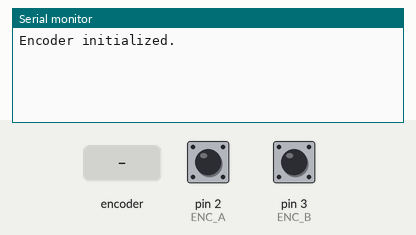
Bench run of a sketch on a simulated Arduino Uno, built with avr-gcc and run on an emulated ATmega328P. On the bench: the last lines printed to the serial monitor. The test bench sets the inputs (shaded band); at power-on: pin 2 (ENC_A) HIGH, pin 3 (ENC_B) HIGH.

Above: at 1.2 s.
1.3 s: rotary encoder on pin 2 (ENC_A) / pin 3 (ENC_B) turned 3 steps (first pin leading)
At 2.1 s:
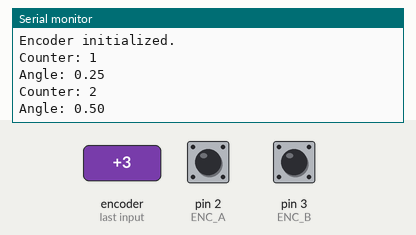
3.4 s: rotary encoder on pin 2 (ENC_A) / pin 3 (ENC_B) turned 1 step (first pin leading)
At 4.7 s:
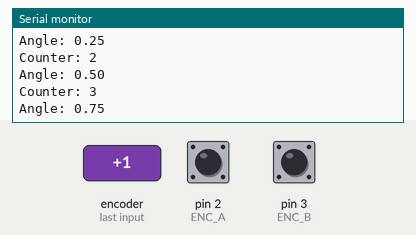

Measured:
- after the input at 1.3 s, the serial monitor: prints a new line after 0.23 s (image 1)
- after the input at 3.4 s, the serial monitor: prints a new line at once (image 2)

The sketch:

Rotary_Encoder.ino
```cpp
#include <Arduino.h>

// Define rotary encoder pins
#define ENC_A 2 // Encoder output A
#define ENC_B 3 // Encoder output B
#define ENC_Z 4 // Encoder zero position

volatile long pulse_count = 0;
const float transitions_per_revolution = 1440.0; // Encoder transitions per revolution
volatile float angle = 0.0; // Angular position

void setup() {
  // Set encoder pins and attach interrupts
  pinMode(ENC_A, INPUT_PULLUP);
  pinMode(ENC_B, INPUT_PULLUP);
  pinMode(ENC_Z, INPUT_PULLUP);
  attachInterrupt(digitalPinToInterrupt(ENC_A), readEncoder, CHANGE);
  attachInterrupt(digitalPinToInterrupt(ENC_B), readEncoder, CHANGE);
  attachInterrupt(digitalPinToInterrupt(ENC_Z), resetPosition, FALLING);

  // Start the serial monitor to show output
  Serial.begin(115200);

  // Print initial values
  Serial.println("Encoder initialized.");
}

void loop() {
  static long lastCounter = 0;

  // If count has changed, print the new value to serial
  if (pulse_count != lastCounter) {
    lastCounter = pulse_count;
    Serial.print("Counter: ");
    Serial.println(pulse_count);
    Serial.print("Angle: ");
    Serial.println(angle);
  }

  // Small delay for stability
  delay(10);
}

void readEncoder() {
  // Encoder interrupt routine for both pins. Updates counter
  // if they are valid and have rotated a full indent
  static uint8_t old_AB = 0;  // Lookup table index
  static int8_t encval = 0;   // Encoder value
  static const int8_t enc_states[] = {0, -1, 1, 0, 1, 0, 0, -1, -1, 0, 0, 1, 0, 1, -1, 0}; // Lookup table

  old_AB <<= 2;  // Remember previous state

  if (digitalRead(ENC_A)) old_AB |= 0x02; // Add current state of pin A
  if (digitalRead(ENC_B)) old_AB |= 0x01; // Add current state of pin B

  encval += enc_states[(old_AB & 0x0f)];

  // Update counter if encoder has rotated a full indent, that is at least 4 steps
  if (encval > 3) {        // Four steps forward
    pulse_count++;
    encval = 0;
  }
  else if (encval < -3) {        // Four steps backward
    pulse_count--;
    encval = 0;
  }

  // Update the angle
  angle = (float(pulse_count) / transitions_per_revolution) * 360.0;
}

void resetPosition() {
  pulse_count = 0; // Reset pulse count on zero position
  angle = 0.0; // Reset the angle to zero
  Serial.println("Z pulse detected, counter and angle reset.");
}
```
